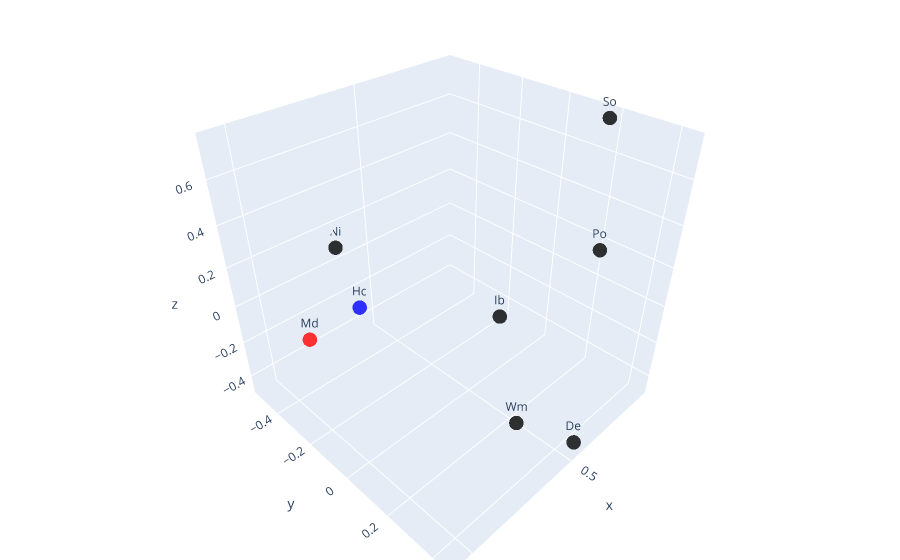

Notebook code for this chart:
### Markdown cell above
## MDS Plot with contrast masking out MDTB & HCP contribution

### Code cell
x_data = W[:, 0]
y_data = W[:, 1]
z_data = W[:, 2]
# Colour first and last point differently from the rest
color = ['rgb(0, 0, 0)'] * len(x_data) # Set color to black
color[0] = 'rgb(255, 0, 0)' # First point is red
color[-1] = 'rgb(0, 0, 255)' # Last point is blue



fig = make_subplots(rows=1, cols=1, specs=[[{'type': 'scatter3d'}]])
fig.add_trace(go.Scatter3d(
    x=x_data,
    y=y_data,
    z=z_data,
    mode='markers+text',
    marker=dict(
        size=5,
        color=color,
        opacity=0.8
    ),
    text=dataset_labels,  # Set the text labels
    textposition='top center'  # Set the position of the text labels
))
fig.update_layout(
    margin=dict(l=0, r=0, b=0, t=0),
    # autosize=False,
    # width=1000,
    # height=1000,
)
fig.show()
fig.write_image(images/3d_mds.pdf)

### Figure 1 — Plotly figure (JSON) as saved in the notebook; plotly's stock layout.template omitted (floating-point values rounded to 4 significant figures)
{"data": [{"marker": {"color": ["rgb(255, 0, 0)", "rgb(0, 0, 0)", "rgb(0, 0, 0)", "rgb(0, 0, 0)", "rgb(0, 0, 0)", "rgb(0, 0, 0)", "rgb(0, 0, 0)", "rgb(0, 0, 255)"], "opacity": 0.8, "size": 5}, "mode": "markers+text", "text": ["Md", "Po", "Ni", "Ib", "Wm", "De", "So", "Hc"], "textposition": "top center", "type": "scatter3d", "x": [0.613, 0.4181, 0.5349, 0.4816, 0.5479, 0.4902, 0.4118, 0.5211], "y": [-0.1517, 0.2283, -0.5197, 0.05605, 0.4024, 0.4401, 0.176, -0.4992], "z": [0.09759, 0.1821, 0.08597, -0.0885, -0.1199, -0.4686, 0.7483, -0.2918]}], "layout": {"margin": {"b": 0, "l": 0, "r": 0, "t": 0}, "scene": {"domain": {"x": [0, 1], "y": [0, 1]}}}}
